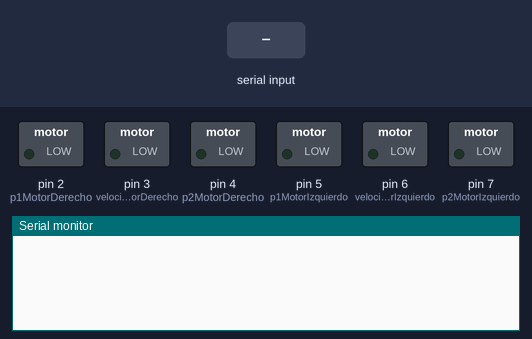
This sketch was run on a simulated Arduino Uno, built with avr-gcc and run on an emulated ATmega328P. On the bench: switched loads named in the sketch (green lamp = pin HIGH), the last lines printed to the serial monitor. Inputs (shaded band) come from the test bench.

Above: at 1.2 s.
1.3 s: "U\n" received over the second serial link
At 1.9 s:
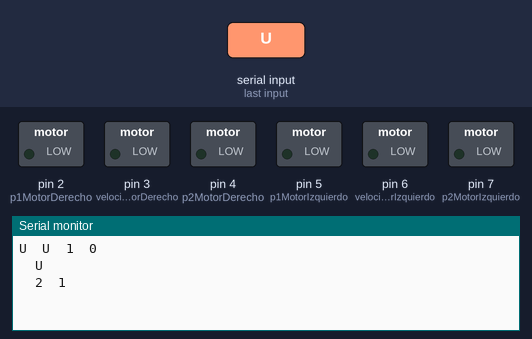
2.8 s: "L\n" received over the second serial link
At 3.1 s:
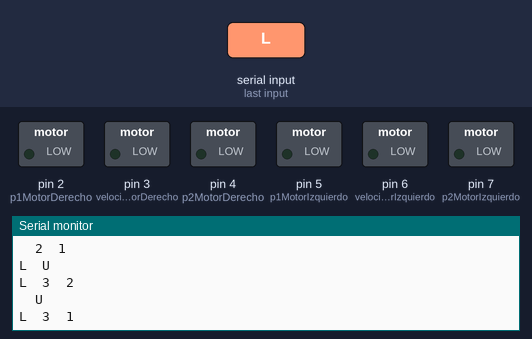
4.3 s: "R\n" received over the second serial link
At 5.5 s:
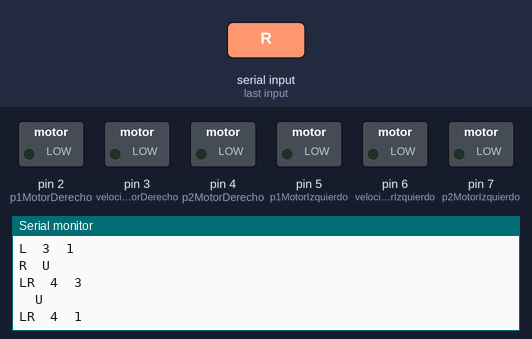

The sketch:

control_robopad.ino
```cpp
/**
 * CONTROL ARDUINO REMOTE CAR WITH ROBOPAD APP
 *
 * Author: Jonathan Sada
 * Version: 1.0.0
 */
// Importamos la libreria SoftwareSerial que necesitamos para realizar la comunicación con el Bluetooth
#include <SoftwareSerial.h>

/* PINES BLUETOOTH
 * Definimos los pines RXD y TXD para preparar la conexión
 */
const int bt_rx = 10;
const int bt_tx = 11;
SoftwareSerial BT(bt_tx,bt_rx);

/* PINES DE LOS MOTORES
 * Asignamos a que pines hemos conectado los motores izquierdo y derecho.
 * La asignación esta hecha mirando el robot desde atras.
 */
const int velocidadMotorDerecho = 3;
const int p1MotorDerecho = 2;
const int p2MotorDerecho = 4;
const int velocidadMotorIzquierdo = 6;
const int p1MotorIzquierdo = 5;
const int p2MotorIzquierdo = 7;

/* VARIBLES PARA DETERMINAR LA ACCIÓN
 * recibiremos los datos que nos envian por Bluetooth y decidiremos que acción debemos hacer
 */
char accion = 0; // Recibe las acciones y las pone en cola.
String colaDeAcciones = ""; // Guardamos la lista de acciones que vamos a realizar

void setup() {
  // SET PINS FOR MOTOR RIGHT
  pinMode(velocidadMotorDerecho,OUTPUT);
  pinMode(p1MotorDerecho,OUTPUT);
  pinMode(p2MotorDerecho,OUTPUT);

  // SET PINS FOR MOTOR LEFT
  pinMode(velocidadMotorIzquierdo,OUTPUT);
  pinMode(p1MotorIzquierdo,OUTPUT);
  pinMode(p2MotorIzquierdo,OUTPUT);

  // La app RoboPad esta configurada para transmitir a 19200 baudios
  BT.begin(19200);
  Serial.begin(9600);
}

void loop() {
  if(BT && BT.available()) {
    // Recibimos los datos del Bluetooth y los guardamos en una cola o los borramos si es 'S'
    accion = BT.read();
    // S = STOP | M = CONECTED
    if(accion!='S' && accion!='M'){
      if(colaDeAcciones.lastIndexOf(accion) == -1){
        //colaDeAcciones[i++] = BT.read();
        colaDeAcciones.concat(accion);
      }
    }else{
      colaDeAcciones.remove(colaDeAcciones.length()-1);
    }

    Serial.print(accion);
    Serial.print('\t');
    Serial.print(colaDeAcciones);
    Serial.print('\t');
    Serial.print(colaDeAcciones.length());
    Serial.print('\t');
    Serial.print(colaDeAcciones.lastIndexOf(accion));
    Serial.print('\n');

    if(colaDeAcciones=="U"){ // AVANZAR
      // MOTOR DERECHO
      analogWrite(velocidadMotorDerecho, 255);
      digitalWrite(p1MotorDerecho, HIGH);
      digitalWrite(p2MotorDerecho, LOW);

      // MOTOR IZQUIERDO
      analogWrite(velocidadMotorIzquierdo, 255);
      digitalWrite(p1MotorIzquierdo, HIGH);
      digitalWrite(p2MotorIzquierdo, LOW);

    }else if(colaDeAcciones=="L"){ // GIRAR A LA IZQUIERDA
      // MOTOR DERECHO
      analogWrite(velocidadMotorDerecho, 255);
      digitalWrite(p1MotorDerecho, HIGH);
      digitalWrite(p2MotorDerecho, LOW);

      // MOTOR IZQUIERDO
      analogWrite(velocidadMotorIzquierdo, 0);
      digitalWrite(p1MotorIzquierdo, LOW);
      digitalWrite(p2MotorIzquierdo, LOW);
    }else if(colaDeAcciones=="R"){ // GIRAR A LA DERECHA
      // MOTOR DERECHO
      analogWrite(velocidadMotorDerecho, 0);
      digitalWrite(p1MotorDerecho, LOW);
      digitalWrite(p2MotorDerecho, LOW);

      // MOTOR IZQUIERDO
      analogWrite(velocidadMotorIzquierdo, 255);
      digitalWrite(p1MotorIzquierdo, HIGH);
      digitalWrite(p2MotorIzquierdo, LOW);
    }else if(colaDeAcciones=="D"){ // RETROCEDER
      // MOTOR DERECHO
      analogWrite(velocidadMotorDerecho, 255);
      digitalWrite(p1MotorDerecho, LOW);
      digitalWrite(p2MotorDerecho, HIGH);

      // MOTOR IZQUIERDO
      analogWrite(velocidadMotorIzquierdo, 255);
      digitalWrite(p1MotorIzquierdo, LOW);
      digitalWrite(p2MotorIzquierdo, HIGH);
    }else{ // PARAR
      // MOTOR DERECHO
      analogWrite(velocidadMotorDerecho, 0);
      digitalWrite(p1MotorDerecho, LOW);
      digitalWrite(p2MotorDerecho, LOW);

      // MOTOR IZQUIERDO
      analogWrite(velocidadMotorIzquierdo, 0);
      digitalWrite(p1MotorIzquierdo, LOW);
      digitalWrite(p2MotorIzquierdo, LOW);
    }
  }
}
```

Measured:
- after the input at 1.3 s, the serial monitor: prints a new line at once (image 1)
- after the input at 2.8 s, the serial monitor: prints a new line at once (image 2)
- after the input at 4.3 s, the serial monitor: prints a new line at once (image 3)
